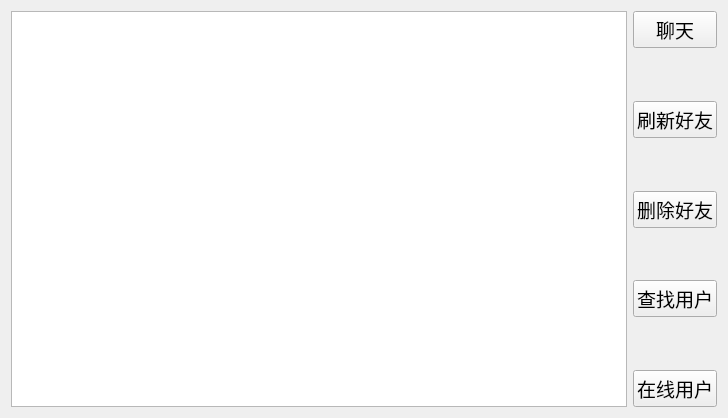
<?xml version="1.0" encoding="UTF-8"?>
<ui version="4.0">
 <class>Friend</class>
 <widget class="QWidget" name="Friend">
  <property name="geometry">
   <rect>
    <x>0</x>
    <y>0</y>
    <width>728</width>
    <height>418</height>
   </rect>
  </property>
  <property name="windowTitle">
   <string>Form</string>
  </property>
  <layout class="QHBoxLayout" name="horizontalLayout">
   <item>
    <widget class="QListWidget" name="friend_Lw"/>
   </item>
   <item>
    <layout class="QVBoxLayout" name="verticalLayout">
     <item>
      <widget class="QPushButton" name="chat_Pb">
       <property name="font">
        <font>
         <family>Agency FB</family>
         <pointsize>14</pointsize>
        </font>
       </property>
       <property name="text">
        <string>聊天</string>
       </property>
      </widget>
     </item>
     <item>
      <spacer name="verticalSpacer_4">
       <property name="orientation">
        <enum>Qt::Vertical</enum>
       </property>
       <property name="sizeHint" stdset="0">
        <size>
         <width>20</width>
         <height>40</height>
        </size>
       </property>
      </spacer>
     </item>
     <item>
      <widget class="QPushButton" name="flush_Pb">
       <property name="font">
        <font>
         <family>Agency FB</family>
         <pointsize>14</pointsize>
        </font>
       </property>
       <property name="text">
        <string>刷新好友</string>
       </property>
      </widget>
     </item>
     <item>
      <spacer name="verticalSpacer_3">
       <property name="orientation">
        <enum>Qt::Vertical</enum>
       </property>
       <property name="sizeHint" stdset="0">
        <size>
         <width>20</width>
         <height>40</height>
        </size>
       </property>
      </spacer>
     </item>
     <item>
      <widget class="QPushButton" name="delete_Pb">
       <property name="font">
        <font>
         <family>Agency FB</family>
         <pointsize>14</pointsize>
        </font>
       </property>
       <property name="text">
        <string>删除好友</string>
       </property>
      </widget>
     </item>
     <item>
      <spacer name="verticalSpacer">
       <property name="orientation">
        <enum>Qt::Vertical</enum>
       </property>
       <property name="sizeHint" stdset="0">
        <size>
         <width>20</width>
         <height>40</height>
        </size>
       </property>
      </spacer>
     </item>
     <item>
      <widget class="QPushButton" name="find_Pb">
       <property name="font">
        <font>
         <family>Agency FB</family>
         <pointsize>14</pointsize>
        </font>
       </property>
       <property name="text">
        <string>查找用户</string>
       </property>
      </widget>
     </item>
     <item>
      <spacer name="verticalSpacer_2">
       <property name="orientation">
        <enum>Qt::Vertical</enum>
       </property>
       <property name="sizeHint" stdset="0">
        <size>
         <width>20</width>
         <height>40</height>
        </size>
       </property>
      </spacer>
     </item>
     <item>
      <widget class="QPushButton" name="online_Pb">
       <property name="font">
        <font>
         <family>Agency FB</family>
         <pointsize>14</pointsize>
        </font>
       </property>
       <property name="text">
        <string>在线用户</string>
       </property>
      </widget>
     </item>
    </layout>
   </item>
  </layout>
 </widget>
 <resources/>
 <connections/>
</ui>
